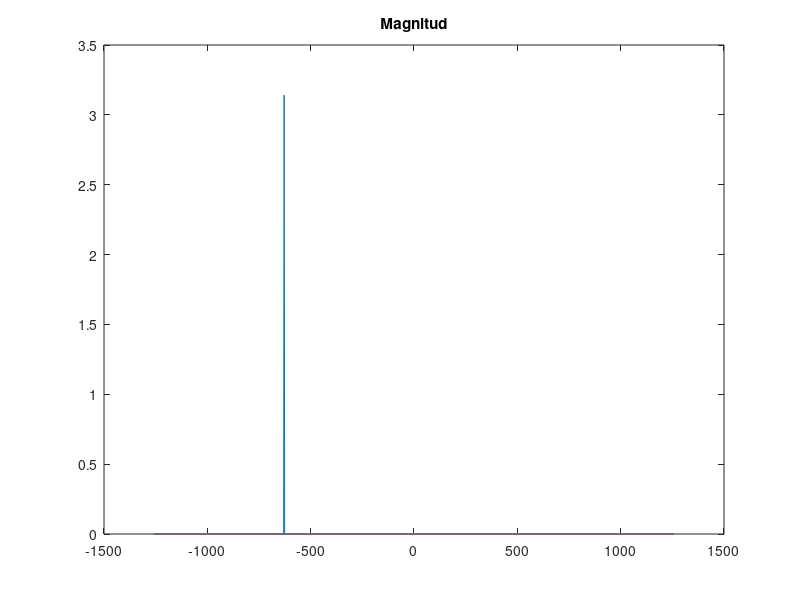
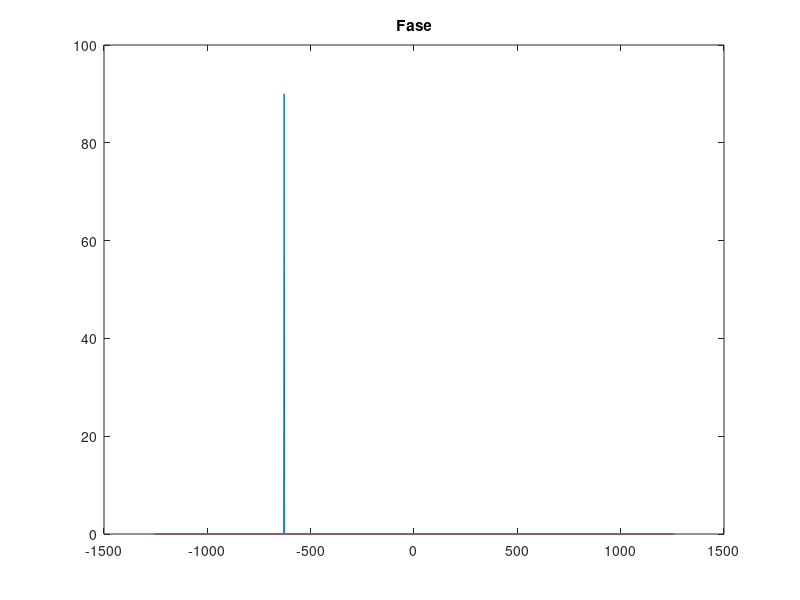

These figures' MATLAB source, in order:
%% Ejercicio. Grafique la CTFT de x[t] = sin[W0*t]
% Parametro de X[W]
F0 = 100;
W0 = 2*pi*F0;

% Eje de frecuencia
N = 1000;   % Numero de puntos + 1 a graficar
F = 2*F0;   % Frecuencia máxima a graficar
W = -2*pi*F : 4*pi*F/N : 2*pi*F;    % Eje de frecuencia

% Señal X[W] = j*pi * [d[W + W0] - d[W - W0]]
Xw = zeros(length(W));

% En W = W0 -> -i*pi -> -i*pi*d[W - W0]
Xw(W == W0) = -1i*pi;

% En W = -W0 -> i*pi -> i*pi*d[W + W0]
Xw(W == -W0) = 1i*pi;

% Grafica
figure;
plot(W, abs(Xw));
title("Magnitud");
figure;
plot(W, angle(Xw)*180/pi);
title("Fase");